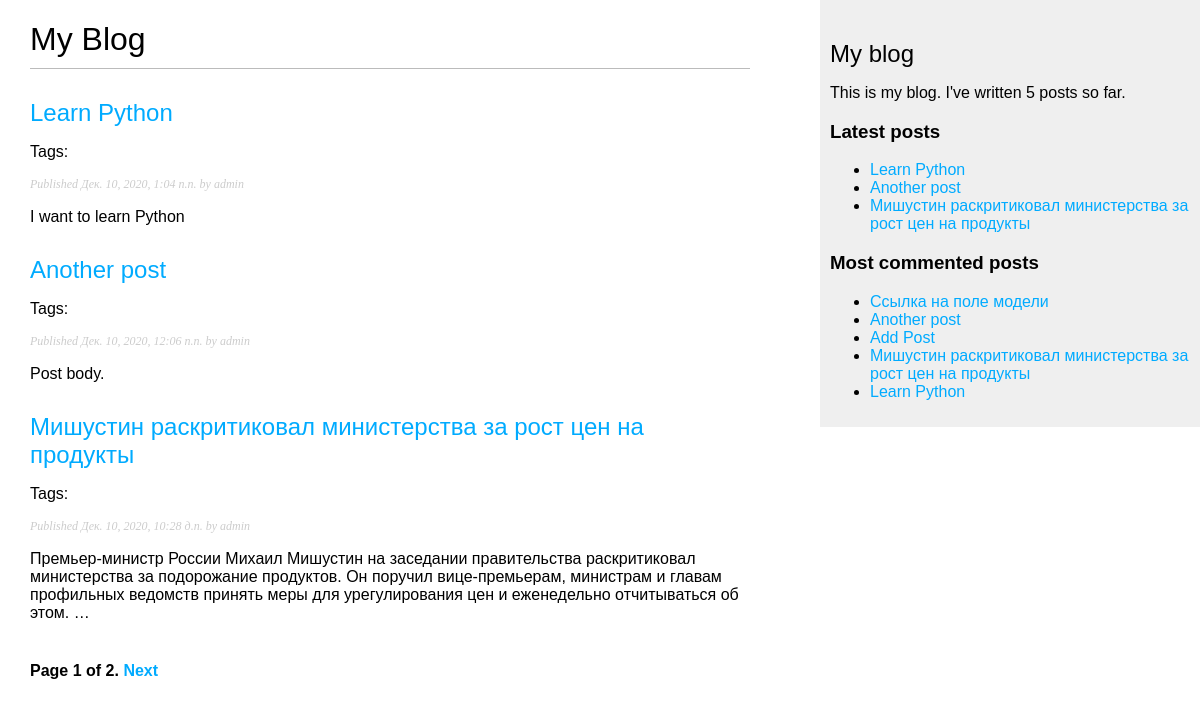
Page /blog/ on the earlier database version.
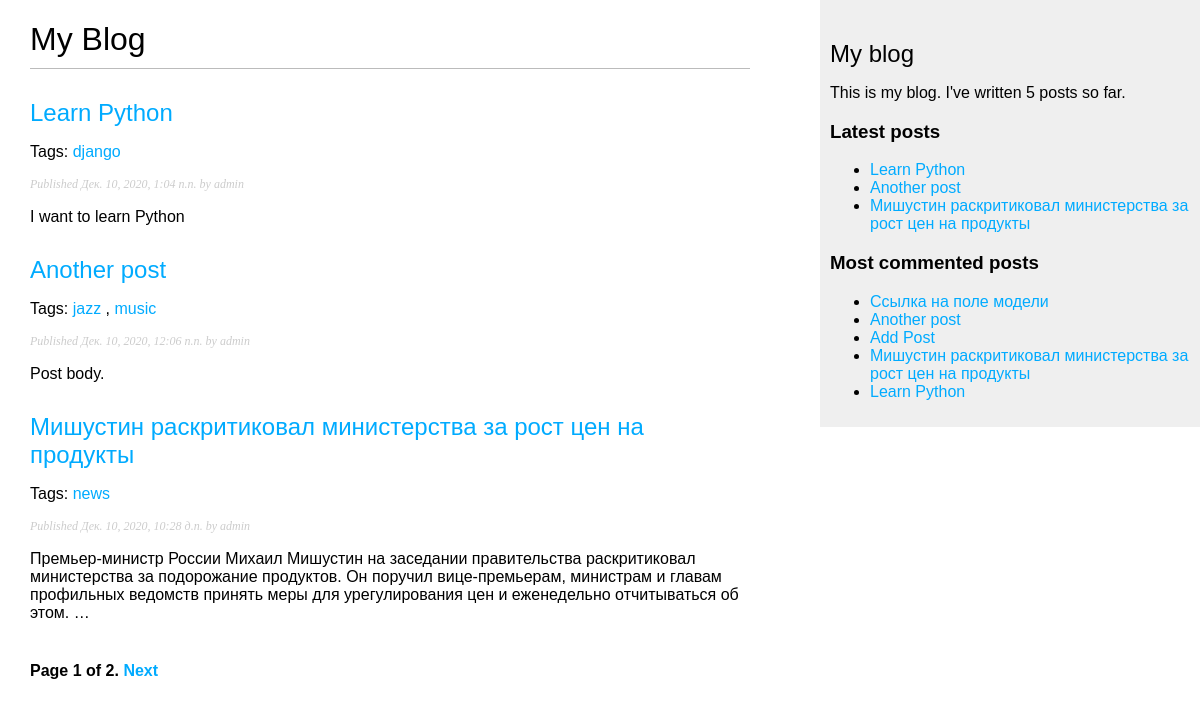
Same page on the later database version.
### blog/models.py (models this page shows, shortened)
class Post(models.Model):
    STATUS_CHOICES = (
        ('draft', 'Draft'),
        ('published', 'Published'),
    )
    title = models.CharField(max_length=250)
    slug = models.SlugField(max_length=250, unique_for_date='publish')
    author = models.ForeignKey(
        User, on_delete=models.CASCADE, related_name='blog_posts'
        )
    body = models.TextField()
    publish = models.DateTimeField(default=timezone.now)
    created = models.DateTimeField(auto_now_add=True)
    updated = models.DateTimeField(auto_now=True)
    status = models.CharField(
        max_length=10, choices=STATUS_CHOICES, default='draft'
        )
    objects = models.Manager() # Менеджер по умолчанию.
    published = PublishedManager() # Наш новый менеджер.
    tags = TaggableManager()
    def get_absolute_url(self):
        return reverse(
            'blog:post_detail', args=[self.publish.year,
            self.publish.month, self.publish.day, self.slug]
            )
    class Meta:
        verbose_name_plural = 'Посты'
        verbose_name = 'Пост'
        ordering = ('-publish',)

### blog/views.py (the view)
# urls.py: path('', views.post_list, name='post_list'),
def post_list(request, tag_slug=None):
    posts = Post.published.all() # одно и то же, что и Post.objects.all()
    object_list = Post.published.all()
    tag = None
    if tag_slug:
        tag = get_object_or_404(Tag, slug=tag_slug)
        object_list = object_list.filter(tags__in=[tag])
    paginator = Paginator(object_list, 3) # По 3 статьи на каждой странице.
    page = request.GET.get('page') #  извлекаем  из  запроса  GET-параметр
    try:
        posts = paginator.page(page) # получаем список объектов на нужной
    except PageNotAnInteger:
        posts = paginator.page(1)
    except EmptyPage:
        posts = paginator.page(paginator.num_pages)
    return render(
        request, 'blog/post/list.html',
        {'page': page, 'posts': posts, 'tag': tag}
        )

### blog/models.py (called while the page is built)
    def get_queryset(self):
        return super().get_queryset().filter(status='published')

### blog/templatetags/blog_tags.py (called while the page is built)
@register.simple_tag  # декоратор для регистрации нового тега
def total_posts():
    return Post.published.count()

@register.inclusion_tag('blog/post/latest_posts.html')
def show_latest_posts(count=5):
    latest_posts = Post.published.order_by('-publish')[:count]
    return {'latest_posts': latest_posts}

@register.simple_tag
def get_most_commented_posts(count=5):
    return Post.published.annotate(
        total_comments=Count('comments')
        ).order_by('-total_comments')[:count]

@register.filter(name='markdown')
def markdown_format(text):
    return mark_safe(markdown.markdown(text))

### blog/templates/blog/post/list.html (shortened to what this page needs)
{% extends "blog/base.html" %}
{% load blog_tags %}
{% block content %}
  <h1>My Blog</h1>
  {% for post in posts %}
    <h2>
      <a href="{{ post.get_absolute_url }}">
        {{ post.title }}
      </a>
    </h2>
    <p class="tags">
      Tags:
      {% for tag in post.tags.all %}
        <a href="{% url "blog:post_list_by_tag" tag.slug %}">
          {{ tag.name }}
        </a>
        {% if not forloop.last %}, {% endif %}
      {% endfor %}
    </p>
    <p class="date">
      Published {{ post.publish }} by {{ post.author }}
    </p>
    {{ post.body|markdown|truncatewords_html:30 }}
  {% endfor %}
  {% include "pagination.html" with page=posts %}
{% endblock %}

### blog/templates/blog/base.html (shortened to what this page needs)
{% load blog_tags %}
{% load static %}
<!DOCTYPE html>
<html>
<head>
  <link href="{% static 'css/blog.css' %}" rel="stylesheet">
</head>
<body>
  <div id="content">
    {% block content %}{% endblock %}
  </div>
  <div id="sidebar">
    <h2>My blog</h2>
    <p>This is my blog. I've written {% total_posts %} posts so far.</p>
    <h3>Latest posts</h3>
    {% show_latest_posts 3 %}
    <h3>Most commented posts</h3>
    {% get_most_commented_posts as most_commented_posts %}
    <ul>
      {% for post in most_commented_posts %}
        <li><a href="{{ post.get_absolute_url }}">{{ post.title }}</a></li>
      {% endfor %}
    </ul>
  </div>
</body>
</html>

### blog/templates/pagination.html (shortened to what this page needs)
<div class="pagination">
    <span class="step-links">
      <span class="current">
        Page {{ page.number }} of {{ page.paginator.num_pages }}.
      </span>
      {% if page.has_next %}
        <a href="?page={{ page.next_page_number }}">Next</a>
      {% endif %}
    </span>
  </div>

### blog/templates/blog/post/latest_posts.html
<ul>
  {% for post in latest_posts %}
    <li>
      <a href="{{ post.get_absolute_url }}">{{ post.title }}</a>
    </li>
  {% endfor %}
</ul>

### blog/static/css/blog.css (style rules this page uses)
body { margin:0; padding:0; font-family:helvetica, sans-serif; }
a { color:#00abff; text-decoration:none; }
h1 { font-weight:normal; border-bottom:1px solid #bbb; padding:0 0 10px 0; }
h2 { font-weight:normal; margin:30px 0 0; }
#content { float:left; width:60%; padding:0 0 0 30px; }
#sidebar { float:right; width:30%; padding:10px; background:#efefef; height:100%; }
p.date { color:#ccc; font-family: georgia, serif; font-size: 12px; font-style: italic; }
.pagination { margin:40px 0; font-weight:bold; }

Differences in the rows shown:
added Tag: name "django", shown under Post "Learn Python"
added Tag: name "jazz", shown under Post "Another post"
added Tag: name "music", shown under Post "Another post"
added Tag: name "news", shown under Post "Мишустин раскритиковал министерства за рост цен на продукты"
